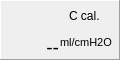
   <widget class="QFrame" name="CompShow_frame">
    <property name="geometry">
     <rect>
      <x>660</x>
      <y>260</y>
      <width>120</width>
      <height>60</height>
     </rect>
    </property>
    <property name="frameShape">
     <enum>QFrame::Panel</enum>
    </property>
    <property name="frameShadow">
     <enum>QFrame::Raised</enum>
    </property>
    <widget class="QLabel" name="CompShow_value">
     <property name="geometry">
      <rect>
       <x>1</x>
       <y>19</y>
       <width>58</width>
       <height>40</height>
      </rect>
     </property>
     <property name="font">
      <font>
       <pointsize>14</pointsize>
      </font>
     </property>
     <property name="autoFillBackground">
      <bool>true</bool>
     </property>
     <property name="styleSheet">
      <string notr="true"/>
     </property>
     <property name="frameShape">
      <enum>QFrame::NoFrame</enum>
     </property>
     <property name="text">
      <string>--</string>
     </property>
     <property name="textFormat">
      <enum>Qt::RichText</enum>
     </property>
     <property name="alignment">
      <set>Qt::AlignBottom|Qt::AlignRight|Qt::AlignTrailing</set>
     </property>
     <property name="margin">
      <number>4</number>
     </property>
     <property name="indent">
      <number>0</number>
     </property>
    </widget>
    <widget class="QLabel" name="CompShow_unit">
     <property name="geometry">
      <rect>
       <x>60</x>
       <y>35</y>
       <width>60</width>
       <height>15</height>
      </rect>
     </property>
     <property name="font">
      <font>
       <pointsize>8</pointsize>
      </font>
     </property>
     <property name="text">
      <string>ml/cmH2O</string>
     </property>
    </widget>
    <widget class="QLabel" name="CompShow_label">
     <property name="geometry">
      <rect>
       <x>69</x>
       <y>1</y>
       <width>50</width>
       <height>30</height>
      </rect>
     </property>
     <property name="text">
      <string>C cal.</string>
     </property>
     <property name="wordWrap">
      <bool>true</bool>
     </property>
    </widget>
   </widget>
